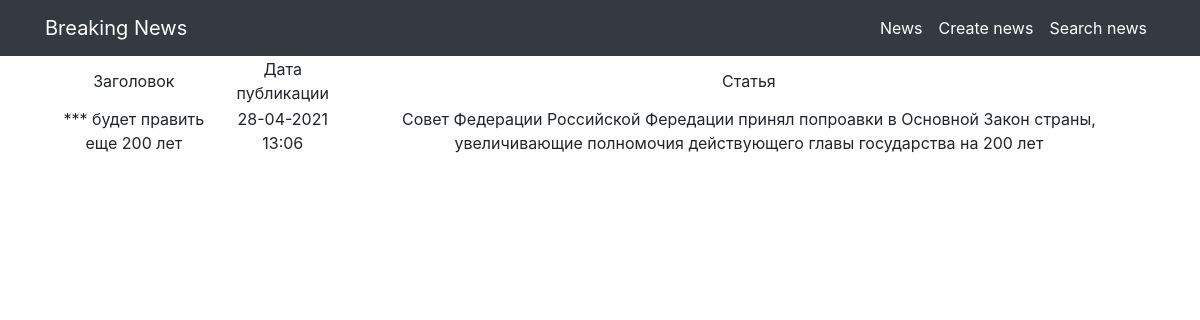
/allnews/1, run on the app's committed database.
### news/models.py (models this page shows, shortened)
class Post(models.Model):
    author = models.ForeignKey(to='Author',
                               on_delete = models.CASCADE,
                               related_name='allnews')
    type = models.CharField(max_length=3,
                            choices=POST_TYPES, )
    date_time = models.DateTimeField(auto_now_add=True)
    category = models.ManyToManyField(to='Category',
                                      through='PostCategory',
                                      related_name='allnews')
    header = models.TextField()
    text = models.TextField()
    rating = models.IntegerField(default=0)

### news/views.py (the view)
# urls.py: path('<int:pk>', NewsDetail.as_view(), name='news_detail'),
class NewsDetail(DetailView):
    model = Post # модель всё та же, но мы хотим получать детали конкретно отдельного товара
    template_name = 'a-news.html' # название шаблона будет product.html
    context_object_name = 'anews' # название объекта. в нём будет

### news/templatetags/custom_filters.py (called while the page is built)
@register.filter(name='censor') # регестрируем наш фильтр под именем multiply, чтоб django понимал, что это именно фильтр, а не простая функция
def censor(value): # первый аргумент здесь это то значение, к которому надо применить фильтр, второй аргуменит — это аргумент фильтра, т.е. примерно следующее будет в шаблоне value|multiply:arg
    for word in obscene_words:
        if word in value:
            new_value = value.replace(word, "***")
            return new_value
        else:
            return value

### templates/a-news.html (shortened to what this page needs)
{% extends 'flatpages/default.html' %}
{% load custom_filters %}
{% block content %}
 {% if anews %}
 <table>
            <tr>
                <td>
                    Заголовок
                </td>
                <td>
                    Дата публикации
                </td>
                <td>
                    Статья
                </td>
            </tr>
            <tr>
                <td>
                    {{ anews.header|censor }}
                </td>
                <td>
                    {{ anews.date_time|date:'d-m-Y H:i' }}
                </td>
                <td>
                    {{ anews.text|censor }}
                </td>
            </tr>
        </table>
    {% else %}
        <h2>Новостей нет!</h2>
    {% endif %}
{% endblock content %}

### data on the page
Post: header|censor "*** будет править еще 200 лет", date_time "28-04-2021 13:06", text|censor "Совет Федерации Российской Фередации принял попроавки в Основной Закон страны, увеличивающие полномочия действующего главы государства на 200 лет"
